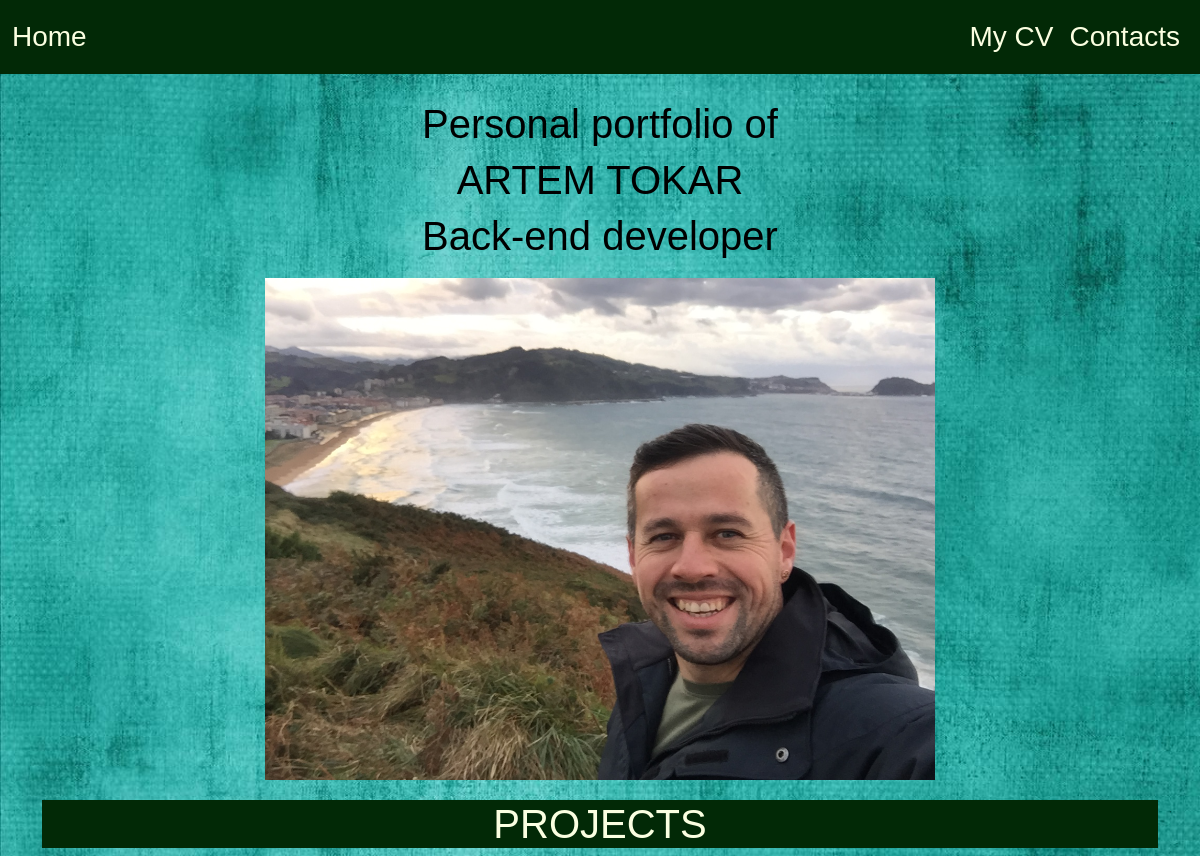
The app's page /, older data.
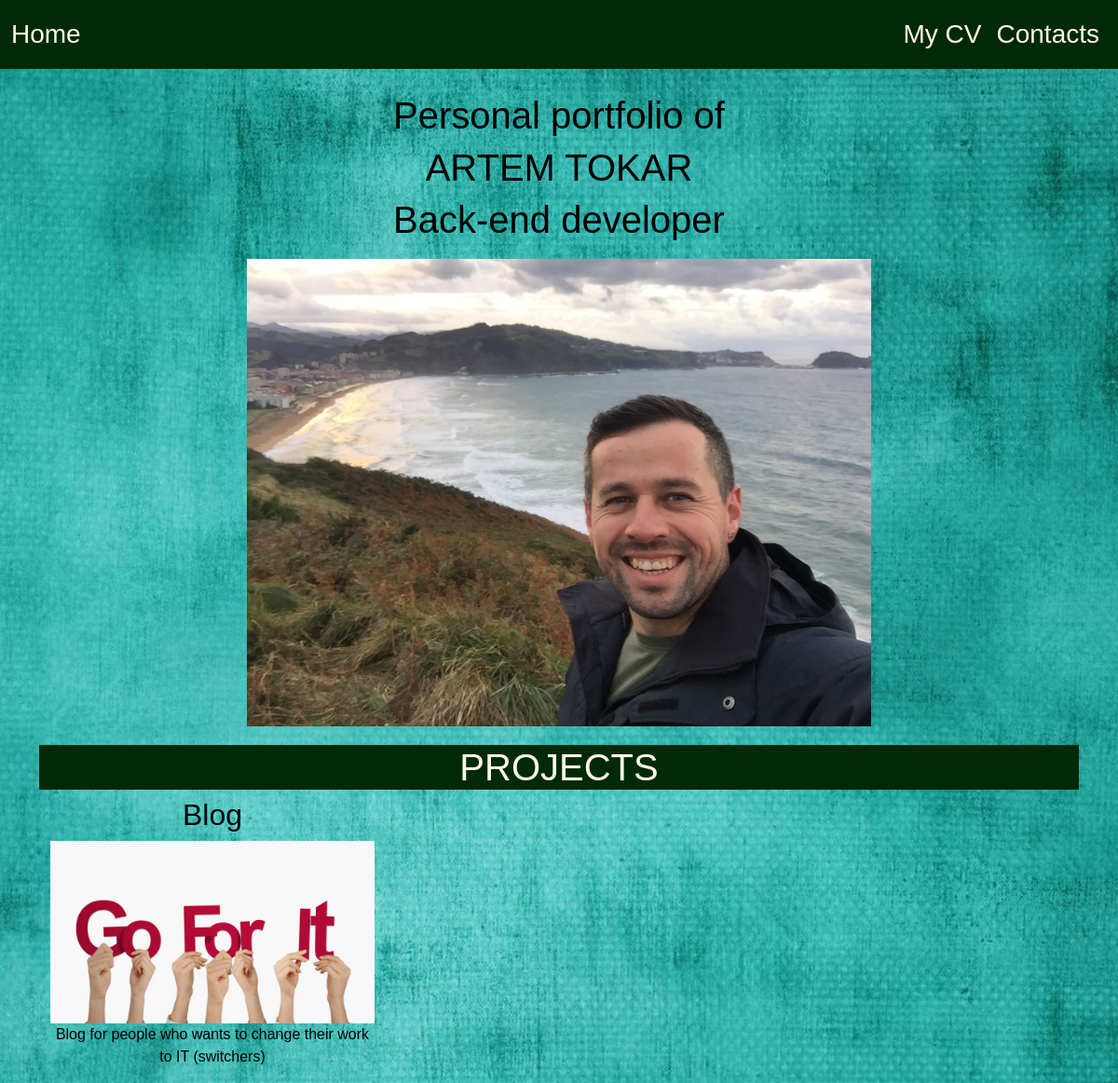
The same page, newer data.
### portfolio/models.py (models this page shows, shortened)
class Project(models.Model):
    title = models.CharField(max_length=50)
    description = models.CharField(max_length=200)
    image = models.ImageField(upload_to='portfolio/image')  # upload_to - where we will save image
    url = models.URLField(blank=True)  # blank=True - field  can be empty

### portfolio/views.py (the view)
# urls.py: path('', views.home, name='home'),
def home(request):
    projects = Project.objects.all()
    return render(request, 'portfolio/home.html', context={'projects': projects})

### portfolio/templates/portfolio/home.html
{% extends 'portfolio/base.html' %}
{% load static %}
{% block content %}
    <h1 class="container text-center">Personal portfolio of</h1>
    <h1 class="container text-center">ARTEM TOKAR</h1>
    <h1 class="container text-center">Back-end developer</h1>
    <div class="container text-center">
        <img src="{% static 'portfolio/me.jpg' %}" class="img img-fluid">
        <h1 class="projects container text-center">PROJECTS</h1>
        <div class="container">
        <div class="row">
        {% for project in projects %}
            <div class="col-sm-4">
            <h2>{{ project.title }}</h2>
            <a target="blank" class="l-flex link-text" href="{{ project.url }}">
            <image src="{{ project.image.url }}" class="img-fluid"></image></a>
            <p>{{ project.description }}</p>
            </div>
        {% endfor %}
        </div>
        </div>
    </div>
{% endblock %}

Row changes from the older to the newer data that the page shows:
added Project: title "Blog", image (picture), description "Blog for people who wants to change their work to IT (switchers)"
